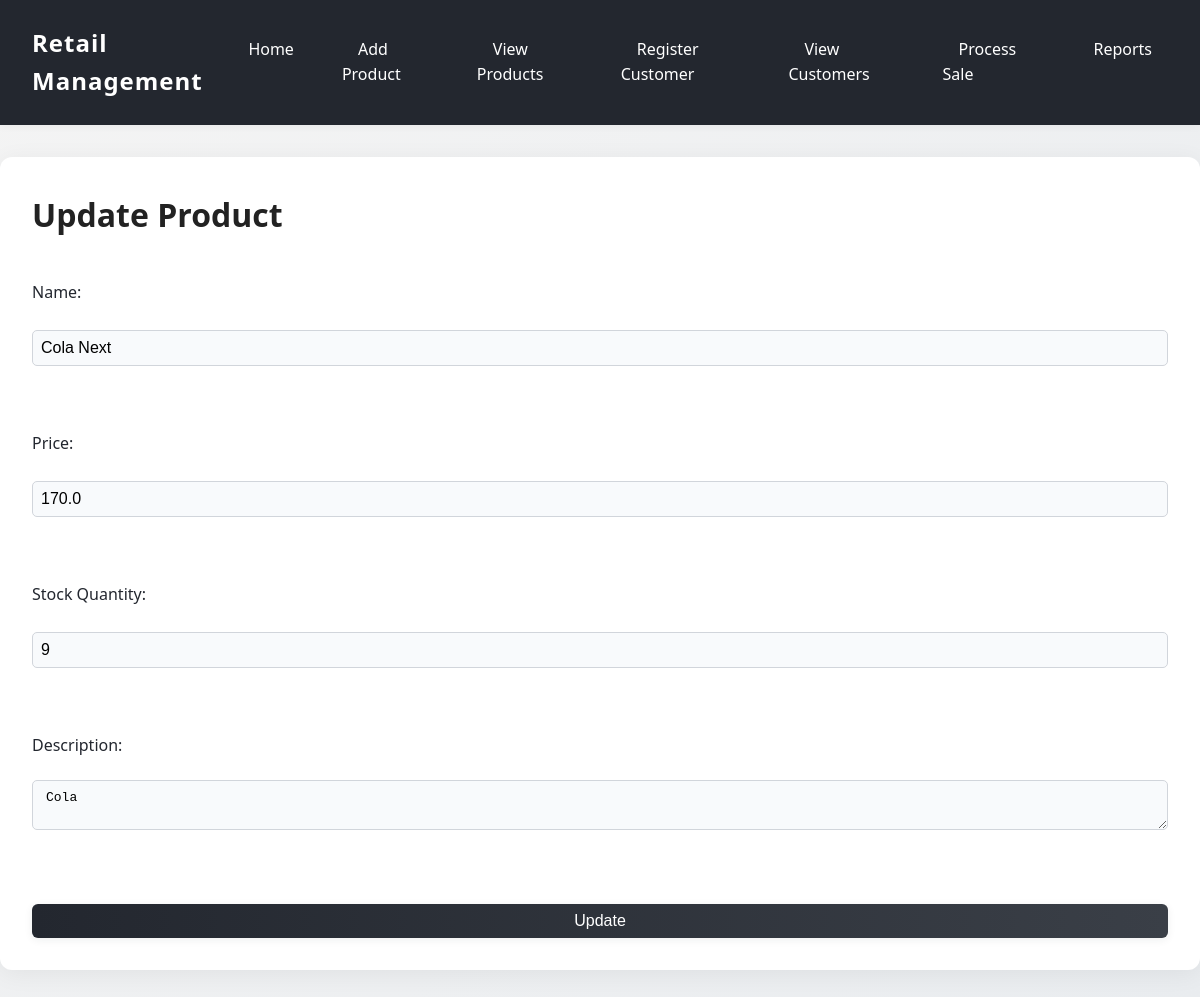
Before: /update_product/1 with the older database file.
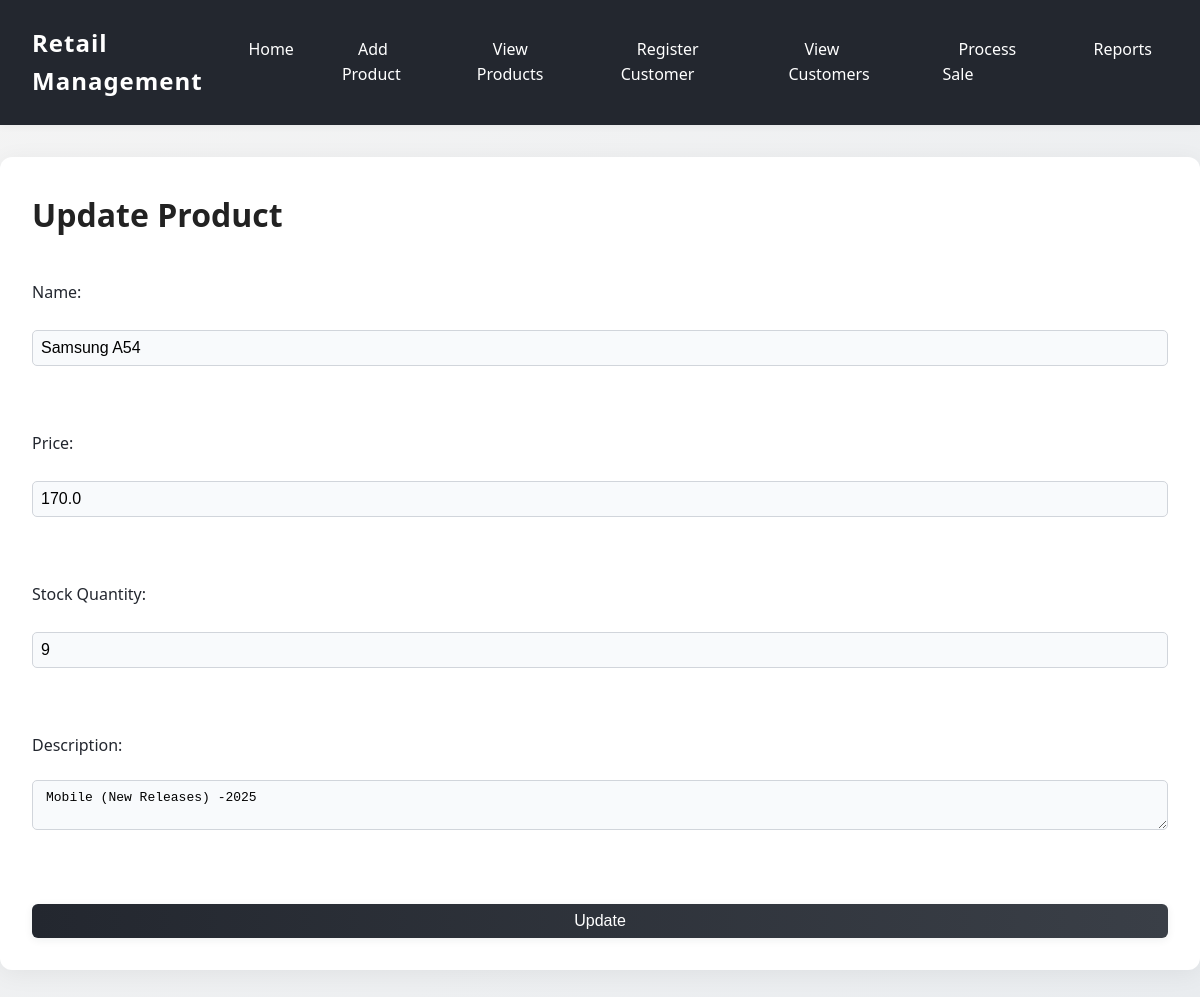
After: the same page with the newer database file.
### app.py (models this page shows)
class Product(db.Model):
    product_id = db.Column(db.Integer, primary_key=True)
    name = db.Column(db.String(100), nullable=False)
    description = db.Column(db.String(200), nullable=False)
    price = db.Column(db.Float, nullable=False)
    stock_quantity = db.Column(db.Integer, nullable=False)
    sales = db.relationship("Sale", back_populates="product")

### app.py (the view, shortened to what this page needs)
@app.route("/update_product/<product_id>", methods=["GET", "POST"])
def update_product(product_id):
    product = Product.query.get_or_404(product_id)
    return render_template("update_product.html", product=product)

### templates/update_product.html
{% extends 'base.html' %}
{% block content %}
<h1>Update Product</h1>
<form method="post">
    <label for="name">Name:</label>
    <input type="text" id="name" name="name" value="{{ product.name }}" required>
    <br>
    <label for="price">Price:</label>
    <input type="number" id="price" name="price" value="{{ product.price }}" step="0.01" required>
    <br>
    <label for="stock_quantity">Stock Quantity:</label>
    <input type="number" id="stock_quantity" name="stock_quantity" value="{{ product.stock_quantity }}" required>
    <br>
    <label for="description">Description:</label>
    <textarea id="description" name="description">{{ product.description }}</textarea>
    <br>
    <button type="submit">Update</button>
</form>
{% endblock %}

Changed rows visible on the page:
changed Product: name "Cola Next" → "Samsung A54"; description "Cola" → "Mobile (New Releases) -2025"
